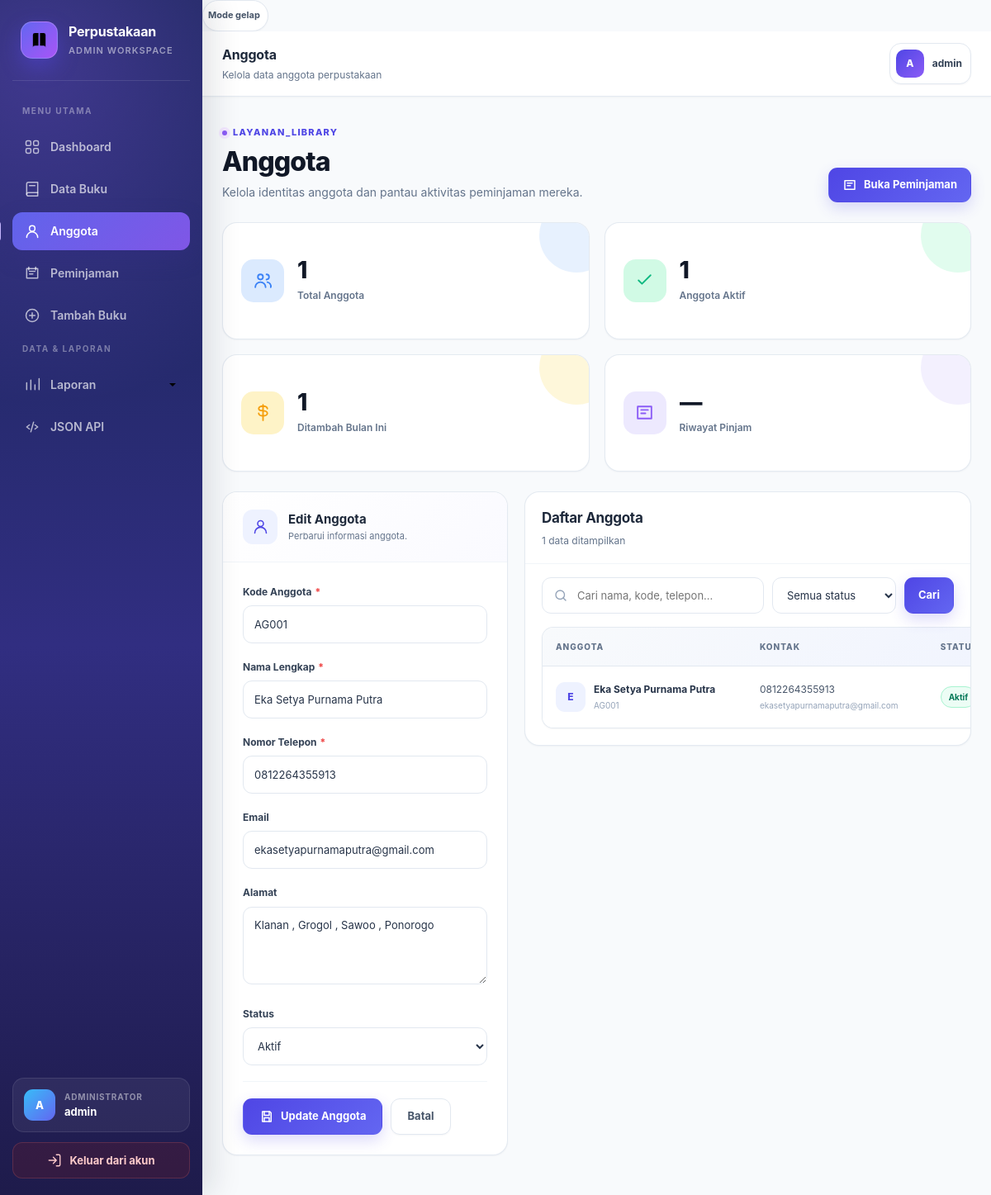
Page /anggota.php?edit=2 (signed in) on the committed database.
### tables this page shows
CREATE TABLE `members` (
  `id` int(11) NOT NULL,
  `kode_anggota` varchar(20) NOT NULL,
  `nama` varchar(100) NOT NULL,
  `telepon` varchar(30) NOT NULL,
  `email` varchar(100) DEFAULT NULL,
  `alamat` text DEFAULT NULL,
  `status` enum('aktif','nonaktif') NOT NULL DEFAULT 'aktif',
  `dibuat_at` timestamp NOT NULL DEFAULT current_timestamp(),
  `diperbarui_at` timestamp NOT NULL DEFAULT current_timestamp() ON UPDATE current_timestamp()
);

### anggota.php (the view, shortened to what this page needs)
<?php
require_once "koneksi.php";
function e($value): string
{
    return htmlspecialchars((string) ($value ?? ''), ENT_QUOTES, 'UTF-8');
}
$editMember = null;
if (isset($_GET['edit'])) {
    $editId = (int) $_GET['edit'];
    $stmt = $koneksi->prepare("SELECT * FROM members WHERE id = ?");
    $stmt->bind_param('i', $editId);
    $stmt->execute();
    $editMember = $stmt->get_result()->fetch_assoc();
}
$search = trim($_GET['q'] ?? '');
$where = [];
$memberWhere = $where ? 'WHERE ' . implode(' AND ', $where) : '';
$listSql = "SELECT m.*, COUNT(l.id) AS total_pinjaman, SUM(l.status = 'dipinjam') AS peminjaman_aktif
            FROM members m
            LEFT JOIN loans l ON l.member_id = m.id
            $memberWhere
            GROUP BY m.id
            ORDER BY m.nama ASC";
$listStmt = $koneksi->prepare($listSql);
$listStmt->execute();
$members = $listStmt->get_result()->fetch_all(MYSQLI_ASSOC);
$totalMembers = (int) $koneksi->query("SELECT COUNT(*) AS total FROM members")->fetch_assoc()['total'];
$activeMembers = (int) $koneksi->query("SELECT COUNT(*) AS total FROM members WHERE status = 'aktif'")->fetch_assoc()['total'];
$newMembers = (int) $koneksi->query("SELECT COUNT(*) AS total FROM members WHERE MONTH(dibuat_at) = MONTH(CURDATE()) AND YEAR(dibuat_at) = YEAR(CURDATE())")->fetch_assoc()['total'];
$adminName = e($_SESSION['admin_username'] ?? 'Admin');
$adminInitial = strtoupper(substr($_SESSION['admin_username'] ?? 'A', 0, 1));
?>
<!DOCTYPE html>
<html lang="id">
<head>
    <link rel="stylesheet" href="style.css">
</head>
<body>
    <div class="app-shell">
        <aside class="sidebar">
            <a href="dashboard.php" class="sidebar-brand" aria-label="Beranda Perpustakaan">
                <span class="brand-mark" aria-hidden="true"><svg viewBox="0 0 24 24"><path d="M4 5.5A2.5 2.5 0 0 1 6.5 3H11v16H6.5A2.5 2.5 0 0 0 4 21.5v-16Z"></path><path d="M20 5.5A2.5 2.5 0 0 0 17.5 3H13v16h4.5a2.5 2.5 0 0 1 2.5 2.5v-16Z"></path></svg></span>
                <span class="brand-copy"><span class="brand-name">Perpustakaan</span><span class="brand-subtitle">Admin Workspace</span></span>
            </a>
            <nav class="sidebar-nav" aria-label="Navigasi utama">
                <span class="nav-section-label">Menu Utama</span>
                <a href="dashboard.php" class="sidebar-link"><span class="nav-icon" aria-hidden="true"><svg viewBox="0 0 24 24"><rect x="3" y="3" width="7" height="7" rx="2"></rect><rect x="14" y="3" width="7" height="7" rx="2"></rect><rect x="3" y="14" width="7" height="7" rx="2"></rect><rect x="14" y="14" width="7" height="7" rx="2"></rect></svg></span>Dashboard</a>
                <a href="data_buku.php" class="sidebar-link"><span class="nav-icon" aria-hidden="true"><svg viewBox="0 0 24 24"><path d="M4 19.5A2.5 2.5 0 0 1 6.5 17H20"></path><path d="M6.5 2H20v20H6.5A2.5 2.5 0 0 1 4 19.5v-15A2.5 2.5 0 0 1 6.5 2Z"></path><path d="M8 7h8"></path></svg></span>Data Buku</a>
                <a href="anggota.php" class="sidebar-link active" aria-current="page"><span class="nav-icon" aria-hidden="true"><svg viewBox="0 0 24 24"><circle cx="12" cy="8" r="4"></circle><path d="M4 21a8 8 0 0 1 16 0"></path></svg></span>Anggota</a>
                <a href="peminjaman.php" class="sidebar-link"><span class="nav-icon" aria-hidden="true"><svg viewBox="0 0 24 24"><path d="M4 5h16v14H4z"></path><path d="M8 9h8M8 13h5"></path><path d="M7 3v4M17 3v4"></path></svg></span>Peminjaman</a>
                <a href="tambah.php" class="sidebar-link"><span class="nav-icon" aria-hidden="true"><svg viewBox="0 0 24 24"><circle cx="12" cy="12" r="9"></circle><path d="M12 8v8M8 12h8"></path></svg></span>Tambah Buku</a>
                <span class="nav-section-label">Data & Laporan</span>
                <details class="nav-group"><summary class="sidebar-link nav-group-summary"><span class="nav-icon" aria-hidden="true"><svg viewBox="0 0 24 24"><path d="M4 19V9M10 19V5M16 19v-7M22 19V3"></path></svg></span>Laporan<svg class="nav-group-chevron" viewBox="0 0 24 24" aria-hidden="true"><path d="m6 9 6 6 6-6"></path></svg></summary></details>
                <a href="data_json.php" target="_blank" rel="noopener" class="sidebar-link"><span class="nav-icon" aria-hidden="true"><svg viewBox="0 0 24 24"><path d="m8 9-4 3 4 3M16 9l4 3-4 3M14 5l-4 14"></path></svg></span>JSON API</a>
            </nav>
            <div class="sidebar-footer"><div class="sidebar-user"><span class="user-avatar"><?= e($adminInitial) ?></span><span class="user-copy"><span class="user-label">Administrator</span><span class="user-name"><?= $adminName ?></span></span></div><a href="logout.php" class="sidebar-logout" onclick="return confirm('Yakin ingin logout?')"><svg viewBox="0 0 24 24" aria-hidden="true"><path d="M10 17l5-5-5-5M15 12H3"></path><path d="M15 3h4a2 2 0 0 1 2 2v14a2 2 0 0 1-2 2h-4"></path></svg>Keluar dari akun</a></div>
        </aside>
        <div class="main-panel">
<button class="theme-toggle" type="button" data-theme-toggle aria-label="Aktifkan mode gelap" aria-pressed="false">Mode gelap</button>
            <header class="topbar"><div class="topbar-left"><div class="topbar-context"><span class="topbar-title">Anggota</span><span class="topbar-date">Kelola data anggota perpustakaan</span></div></div><div class="topbar-user" title="<?= $adminName ?>"><span class="topbar-avatar"><?= e($adminInitial) ?></span><span class="topbar-user-copy"><?= $adminName ?></span></div></header>
            <main class="page-content">
                <header class="page-heading"><div class="page-heading-copy"><span class="eyebrow"><span class="eyebrow-dot"></span> Layanan_LIBRARY</span><h1 class="page-title">Anggota</h1><p class="page-description">Kelola identitas anggota dan pantau aktivitas peminjaman mereka.</p></div><div class="heading-actions"><a href="peminjaman.php" class="btn btn-primary"><svg viewBox="0 0 24 24" aria-hidden="true"><path d="M4 5h16v14H4z"></path><path d="M8 9h8M8 13h5"></path></svg>Buka Peminjaman</a></div></header>
                <section class="stats-grid member-stats"><article class="stat-card blue"><span class="stat-icon" aria-hidden="true"><svg viewBox="0 0 24 24"><circle cx="9" cy="8" r="3"></circle><path d="M3 20a6 6 0 0 1 12 0M16 11a3 3 0 1 0 0-6M17 14a5 5 0 0 1 4 6"></path></svg></span><div class="stat-info"><h3><?= $totalMembers ?></h3><p>Total Anggota</p></div></article><article class="stat-card green"><span class="stat-icon" aria-hidden="true"><svg viewBox="0 0 24 24"><path d="m5 12 4 4L19 6"></path></svg></span><div class="stat-info"><h3><?= $activeMembers ?></h3><p>Anggota Aktif</p></div></article><article class="stat-card orange"><span class="stat-icon" aria-hidden="true"><svg viewBox="0 0 24 24"><path d="M12 3v18M17 7.5c0-1.7-2.2-3-5-3S7 5.8 7 7.5 9.2 10 12 10s5 1.3 5 3-2.2 3-5 3-5-1.3-5-3"></path></svg></span><div class="stat-info"><h3><?= $newMembers ?></h3><p>Ditambah Bulan Ini</p></div></article><article class="stat-card purple"><span class="stat-icon" aria-hidden="true"><svg viewBox="0 0 24 24"><path d="M4 5h16v14H4z"></path><path d="M8 9h8M8 13h5"></path></svg></span><div class="stat-info"><h3>—</h3><p>Riwayat Pinjam</p></div></article></section>
                <div class="member-layout">
                    <section class="surface-card form-card">
                        <div class="form-card-header"><span class="form-header-icon" aria-hidden="true"><svg viewBox="0 0 24 24"><circle cx="12" cy="8" r="4"></circle><path d="M4 21a8 8 0 0 1 16 0"></path></svg></span><div><div class="form-header-title"><?= $editMember ? 'Edit Anggota' : 'Tambah Anggota' ?></div><div class="form-header-description"><?= $editMember ? 'Perbarui informasi anggota.' : 'Lengkapi identitas anggota baru.' ?></div></div></div>
                        <form class="form-body" method="POST" action="anggota.php">
                            <div class="form-group"><label for="kode_anggota">Kode Anggota <span class="req">*</span></label><input class="form-control" id="kode_anggota" name="kode_anggota" value="<?= e($editMember['kode_anggota'] ?? '') ?>" placeholder="Contoh: AG001" maxlength="20" required></div>
                            <div class="form-group"><label for="nama">Nama Lengkap <span class="req">*</span></label><input class="form-control" id="nama" name="nama" value="<?= e($editMember['nama'] ?? '') ?>" placeholder="Contoh: Bella Pratama" maxlength="100" required></div>
                            <div class="form-group"><label for="telepon">Nomor Telepon <span class="req">*</span></label><input class="form-control" id="telepon" name="telepon" value="<?= e($editMember['telepon'] ?? '') ?>" placeholder="Contoh: 081234567890" maxlength="30" required></div>
                            <div class="form-group"><label for="email">Email</label><input class="form-control" type="email" id="email" name="email" value="<?= e($editMember['email'] ?? '') ?>" placeholder="nama@email.com" maxlength="100"></div>
                            <div class="form-group"><label for="alamat">Alamat</label><textarea class="form-control" id="alamat" name="alamat" rows="3" placeholder="Alamat lengkap anggota"><?= e($editMember['alamat'] ?? '') ?></textarea></div>
                            <div class="form-group"><label for="status">Status</label><select class="form-control" id="status" name="status"><option value="aktif" <?= (($editMember['status'] ?? 'aktif') === 'aktif') ? 'selected' : '' ?>>Aktif</option></select></div>
                            <div class="form-actions"><button class="btn btn-primary" type="submit"><svg viewBox="0 0 24 24" aria-hidden="true"><path d="M5 4h12l2 2v14H5z"></path><path d="M8 4v6h8V4M8 20v-6h8v6"></path></svg><?= $editMember ? 'Update Anggota' : 'Simpan Anggota' ?></button><?php if ($editMember): ?><a class="btn btn-secondary" href="anggota.php">Batal</a><?php endif; ?></div>
                        </form>
                    </section>
                    <section class="surface-card member-list-card">
                        <div class="member-list-header"><div><h2 class="panel-title">Daftar Anggota</h2><p class="panel-description"><?= count($members) ?> data ditampilkan</p></div></div>
                        <form class="member-search" method="GET" action="anggota.php"><div class="search-control"><input name="q" value="<?= e($search) ?>" placeholder="Cari nama, kode, telepon..." aria-label="Cari anggota"></div><select name="status" aria-label="Filter status"><option value="">Semua status</option></select><button class="btn btn-primary" type="submit">Cari</button></form>
                        <div class="table-wrapper member-table-wrap"><table class="table-data member-table"><thead><tr><th>Anggota</th><th>Kontak</th><th>Status</th></tr></thead><tbody><?php if (!$members): ?><tr><td colspan="5" class="table-message">Data anggota tidak ditemukan.</td></tr><?php else: foreach ($members as $member): ?><tr><td><div class="member-cell"><span class="member-avatar"><?= e(strtoupper(substr($member['nama'], 0, 1))) ?></span><div><strong><?= e($member['nama']) ?></strong><small><?= e($member['kode_anggota']) ?></small></div></div></td><td><div class="contact-cell"><span><?= e($member['telepon']) ?></span><small><?= e($member['email'] ?: 'Tanpa email') ?></small></div></td><td><span class="status-pill <?= $member['status'] === 'aktif' ? 'status-aktif' : 'status-nonaktif' ?>"><?= e(ucfirst($member['status'])) ?></span></td></tr><?php endforeach; endif; ?></tbody></table></div>
                    </section>
                </div>
            </main>
        </div>
    </div>
</body>
</html>

### rows in the picture
members: kode_anggota "AG001", nama "Eka Setya Purnama Putra", telepon "0812264355913", email "ekasetyapurnamaputra@gmail.com", alamat "Klanan , Grogol , Sawoo , Ponorogo", status "Aktif", nama "E"

### other values in the picture
$adminInitial "A"
$adminName "admin"
$totalMembers "1"
$activeMembers "1"
$newMembers "1"
count($members) "1"
